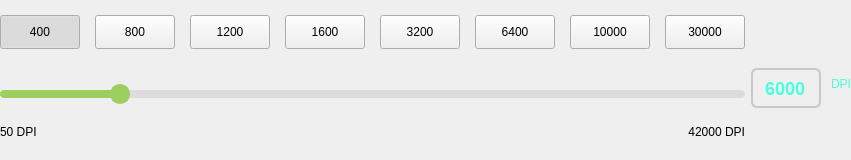
            <widget class="QFrame" name="frameXDPI">
             <property name="minimumSize">
              <size>
               <width>0</width>
               <height>160</height>
              </size>
             </property>
             <layout class="QGridLayout" name="gridLayout" rowstretch="0,0,0" columnstretch="1,0">
              <property name="leftMargin">
               <number>0</number>
              </property>
              <property name="topMargin">
               <number>0</number>
              </property>
              <property name="rightMargin">
               <number>0</number>
              </property>
              <property name="bottomMargin">
               <number>0</number>
              </property>
              <property name="verticalSpacing">
               <number>0</number>
              </property>
              <item row="1" column="1">
               <layout class="QHBoxLayout" name="horizontalLayout_6">
                <property name="spacing">
                 <number>10</number>
                </property>
                <property name="bottomMargin">
                 <number>0</number>
                </property>
                <item>
                 <widget class="QLineEdit" name="lineEditValueX">
                  <property name="sizePolicy">
                   <sizepolicy hsizetype="Fixed" vsizetype="Fixed">
                    <horstretch>0</horstretch>
                    <verstretch>0</verstretch>
                   </sizepolicy>
                  </property>
                  <property name="minimumSize">
                   <size>
                    <width>70</width>
                    <height>40</height>
                   </size>
                  </property>
                  <property name="maximumSize">
                   <size>
                    <width>70</width>
                    <height>32</height>
                   </size>
                  </property>
                  <property name="styleSheet">
                   <string notr="true">QLineEdit {
    border:2px solid #C8C8C8;
    border-radius:6px;
    background-color:transparent;
    min-height:36px;
	color:#48FFDE;
	font-size:18px;
	font-weight:500;
	text-align:center;
}</string>
                  </property>
                  <property name="text">
                   <string notr="true">6000</string>
                  </property>
                  <property name="alignment">
                   <set>Qt::AlignmentFlag::AlignCenter</set>
                  </property>
                 </widget>
                </item>
                <item>
                 <widget class="QLabel" name="label_6">
                  <property name="styleSheet">
                   <string notr="true">QLabel{color:#48FFDE}</string>
                  </property>
                  <property name="text">
                   <string notr="true">DPI</string>
                  </property>
                  <property name="alignment">
                   <set>Qt::AlignmentFlag::AlignLeading|Qt::AlignmentFlag::AlignLeft|Qt::AlignmentFlag::AlignVCenter</set>
                  </property>
                 </widget>
                </item>
               </layout>
              </item>
              <item row="1" column="0">
               <widget class="CustumSlider" name="horizontalSliderX">
                <property name="styleSheet">
                 <string notr="true">        QSlider { border-radius: 10px; height: 24px; padding-top:20px; margin-bottom:0px;}
        QSlider::groove:horizontal { height: 8px; background: #DCDCDC; border-radius: 4px; }
        QSlider::sub-page:horizontal { background: qlineargradient(spread:pad, x1:0, y1:0, x2:1, y2:0, stop:0 #9ECE60, stop:1 #9ECE60);  border-radius: 4px; }
        QSlider::sub-page:horizontal:disabled { background: qlineargradient(spread:pad, x1:0, y1:0, x2:1, y2:0, stop:0 white, stop:1 #B3B3B3);  border-radius: 4px; }
        QSlider::handle:horizontal:disabled { border: 2px solid #B3B3B3; }
        QSlider::handle:horizontal {
            width: 16px;
            height: 12px;
            margin: -6px 0;
            border-radius: 10px;
            background: #9ECE60;
            border: 2px solid #9ECE60; }</string>
                </property>
                <property name="minimum">
                 <number>50</number>
                </property>
                <property name="maximum">
                 <number>42000</number>
                </property>
                <property name="singleStep">
                 <number>50</number>
                </property>
                <property name="pageStep">
                 <number>50</number>
                </property>
                <property name="value">
                 <number>6400</number>
                </property>
                <property name="orientation">
                 <enum>Qt::Orientation::Horizontal</enum>
                </property>
               </widget>
              </item>
              <item row="0" column="0">
               <layout class="QHBoxLayout" name="horizontalLayout_4">
                <property name="spacing">
                 <number>15</number>
                </property>
                <item>
                 <widget class="QPushButton" name="pushButtonX0">
                  <property name="minimumSize">
                   <size>
                    <width>0</width>
                    <height>34</height>
                   </size>
                  </property>
                  <property name="maximumSize">
                   <size>
                    <width>16777215</width>
                    <height>32</height>
                   </size>
                  </property>
                  <property name="cursor">
                   <cursorShape>PointingHandCursor</cursorShape>
                  </property>
                  <property name="text">
                   <string notr="true">400</string>
                  </property>
                  <property name="checkable">
                   <bool>true</bool>
                  </property>
                  <property name="checked">
                   <bool>true</bool>
                  </property>
                  <attribute name="buttonGroup">
                   <string notr="true">buttonGroupX</string>
                  </attribute>
                 </widget>
                </item>
                <item>
                 <widget class="QPushButton" name="pushButtonX1">
                  <property name="minimumSize">
                   <size>
                    <width>0</width>
                    <height>34</height>
                   </size>
                  </property>
                  <property name="maximumSize">
                   <size>
                    <width>16777215</width>
                    <height>32</height>
                   </size>
                  </property>
                  <property name="cursor">
                   <cursorShape>PointingHandCursor</cursorShape>
                  </property>
                  <property name="text">
                   <string notr="true">800</string>
                  </property>
                  <property name="checkable">
                   <bool>true</bool>
                  </property>
                  <attribute name="buttonGroup">
                   <string notr="true">buttonGroupX</string>
                  </attribute>
                 </widget>
                </item>
                <item>
                 <widget class="QPushButton" name="pushButtonX2">
                  <property name="minimumSize">
                   <size>
                    <width>0</width>
                    <height>34</height>
                   </size>
                  </property>
                  <property name="maximumSize">
                   <size>
                    <width>16777215</width>
                    <height>32</height>
                   </size>
                  </property>
                  <property name="cursor">
                   <cursorShape>PointingHandCursor</cursorShape>
                  </property>
                  <property name="text">
                   <string notr="true">1200</string>
                  </property>
                  <property name="checkable">
                   <bool>true</bool>
                  </property>
                  <attribute name="buttonGroup">
                   <string notr="true">buttonGroupX</string>
                  </attribute>
                 </widget>
                </item>
                <item>
                 <widget class="QPushButton" name="pushButtonX3">
                  <property name="minimumSize">
                   <size>
                    <width>0</width>
                    <height>34</height>
                   </size>
                  </property>
                  <property name="maximumSize">
                   <size>
                    <width>16777215</width>
                    <height>32</height>
                   </size>
                  </property>
                  <property name="cursor">
                   <cursorShape>PointingHandCursor</cursorShape>
                  </property>
                  <property name="text">
                   <string notr="true">1600</string>
                  </property>
                  <property name="checkable">
                   <bool>true</bool>
                  </property>
                  <attribute name="buttonGroup">
                   <string notr="true">buttonGroupX</string>
                  </attribute>
                 </widget>
                </item>
                <item>
                 <widget class="QPushButton" name="pushButtonX4">
                  <property name="minimumSize">
                   <size>
                    <width>0</width>
                    <height>34</height>
                   </size>
                  </property>
                  <property name="maximumSize">
                   <size>
                    <width>16777215</width>
                    <height>32</height>
                   </size>
                  </property>
                  <property name="cursor">
                   <cursorShape>PointingHandCursor</cursorShape>
                  </property>
                  <property name="text">
                   <string notr="true">3200</string>
                  </property>
                  <property name="checkable">
                   <bool>true</bool>
                  </property>
                  <attribute name="buttonGroup">
                   <string notr="true">buttonGroupX</string>
                  </attribute>
                 </widget>
                </item>
                <item>
                 <widget class="QPushButton" name="pushButtonX5">
                  <property name="minimumSize">
                   <size>
                    <width>0</width>
                    <height>34</height>
                   </size>
                  </property>
                  <property name="maximumSize">
                   <size>
                    <width>16777215</width>
                    <height>32</height>
                   </size>
                  </property>
                  <property name="cursor">
                   <cursorShape>PointingHandCursor</cursorShape>
                  </property>
                  <property name="text">
                   <string notr="true">6400</string>
                  </property>
                  <property name="checkable">
                   <bool>true</bool>
                  </property>
                  <attribute name="buttonGroup">
                   <string notr="true">buttonGroupX</string>
                  </attribute>
                 </widget>
                </item>
                <item>
                 <widget class="QPushButton" name="pushButtonX6">
                  <property name="minimumSize">
                   <size>
                    <width>0</width>
                    <height>34</height>
                   </size>
                  </property>
                  <property name="maximumSize">
                   <size>
                    <width>16777215</width>
                    <height>32</height>
                   </size>
                  </property>
                  <property name="cursor">
                   <cursorShape>PointingHandCursor</cursorShape>
                  </property>
                  <property name="text">
                   <string notr="true">10000</string>
                  </property>
                  <property name="checkable">
                   <bool>true</bool>
                  </property>
                  <attribute name="buttonGroup">
                   <string notr="true">buttonGroupX</string>
                  </attribute>
                 </widget>
                </item>
                <item>
                 <widget class="QPushButton" name="pushButtonX7">
                  <property name="minimumSize">
                   <size>
                    <width>0</width>
                    <height>34</height>
                   </size>
                  </property>
                  <property name="maximumSize">
                   <size>
                    <width>16777215</width>
                    <height>32</height>
                   </size>
                  </property>
                  <property name="cursor">
                   <cursorShape>PointingHandCursor</cursorShape>
                  </property>
                  <property name="text">
                   <string notr="true">30000</string>
                  </property>
                  <property name="checkable">
                   <bool>true</bool>
                  </property>
                  <attribute name="buttonGroup">
                   <string notr="true">buttonGroupX</string>
                  </attribute>
                 </widget>
                </item>
               </layout>
              </item>
              <item row="2" column="0">
               <widget class="QFrame" name="frameFlagX">
                <property name="minimumSize">
                 <size>
                  <width>0</width>
                  <height>24</height>
                 </size>
                </property>
                <property name="maximumSize">
                 <size>
                  <width>16777215</width>
                  <height>24</height>
                 </size>
                </property>
                <property name="styleSheet">
                 <string notr="true">#frameFlagX{margin-top:-20px;}</string>
                </property>
                <layout class="QHBoxLayout" name="horizontalLayout_5">
                 <property name="leftMargin">
                  <number>0</number>
                 </property>
                 <property name="topMargin">
                  <number>0</number>
                 </property>
                 <property name="rightMargin">
                  <number>0</number>
                 </property>
                 <property name="bottomMargin">
                  <number>0</number>
                 </property>
                 <item>
                  <widget class="QLabel" name="label_XMin">
                   <property name="text">
                    <string notr="true">50 DPI</string>
                   </property>
                   <property name="alignment">
                    <set>Qt::AlignmentFlag::AlignLeading|Qt::AlignmentFlag::AlignLeft|Qt::AlignmentFlag::AlignVCenter</set>
                   </property>
                  </widget>
                 </item>
                 <item>
                  <widget class="QLabel" name="label_XMax">
                   <property name="text">
                    <string notr="true">42000 DPI</string>
                   </property>
                   <property name="alignment">
                    <set>Qt::AlignmentFlag::AlignRight|Qt::AlignmentFlag::AlignTrailing|Qt::AlignmentFlag::AlignVCenter</set>
                   </property>
                  </widget>
                 </item>
                </layout>
               </widget>
              </item>
             </layout>
            </widget>
